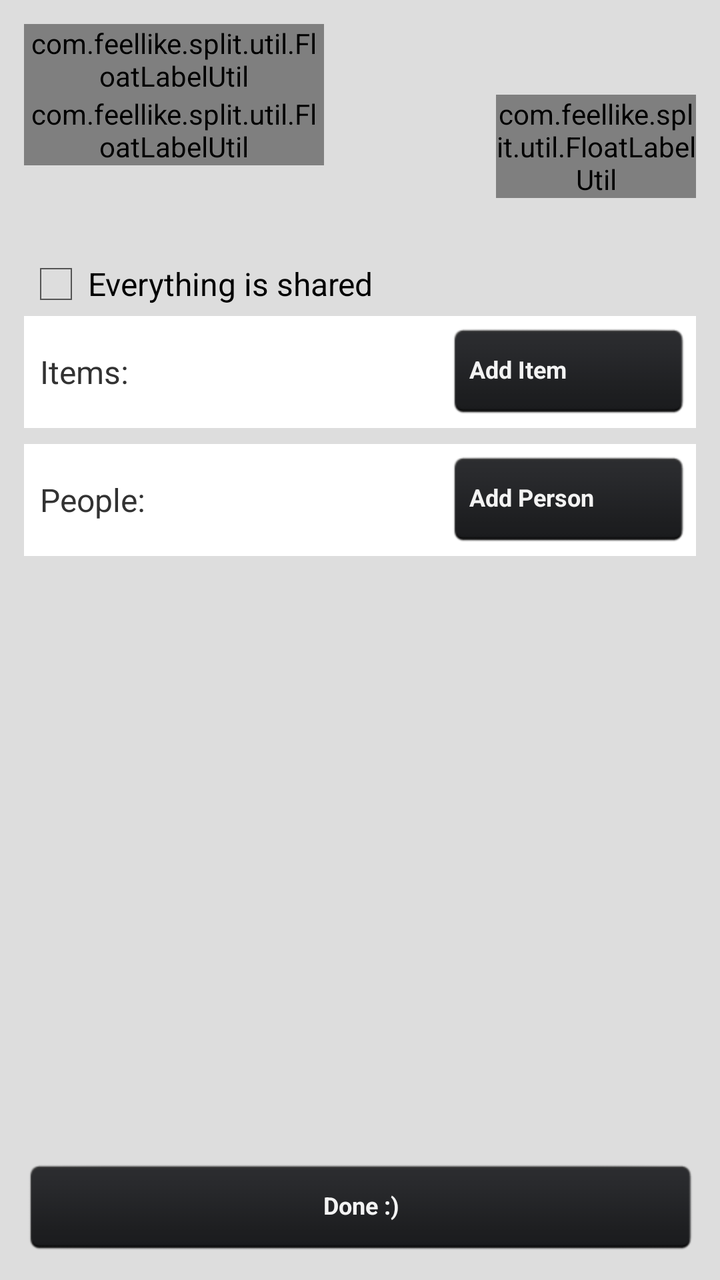
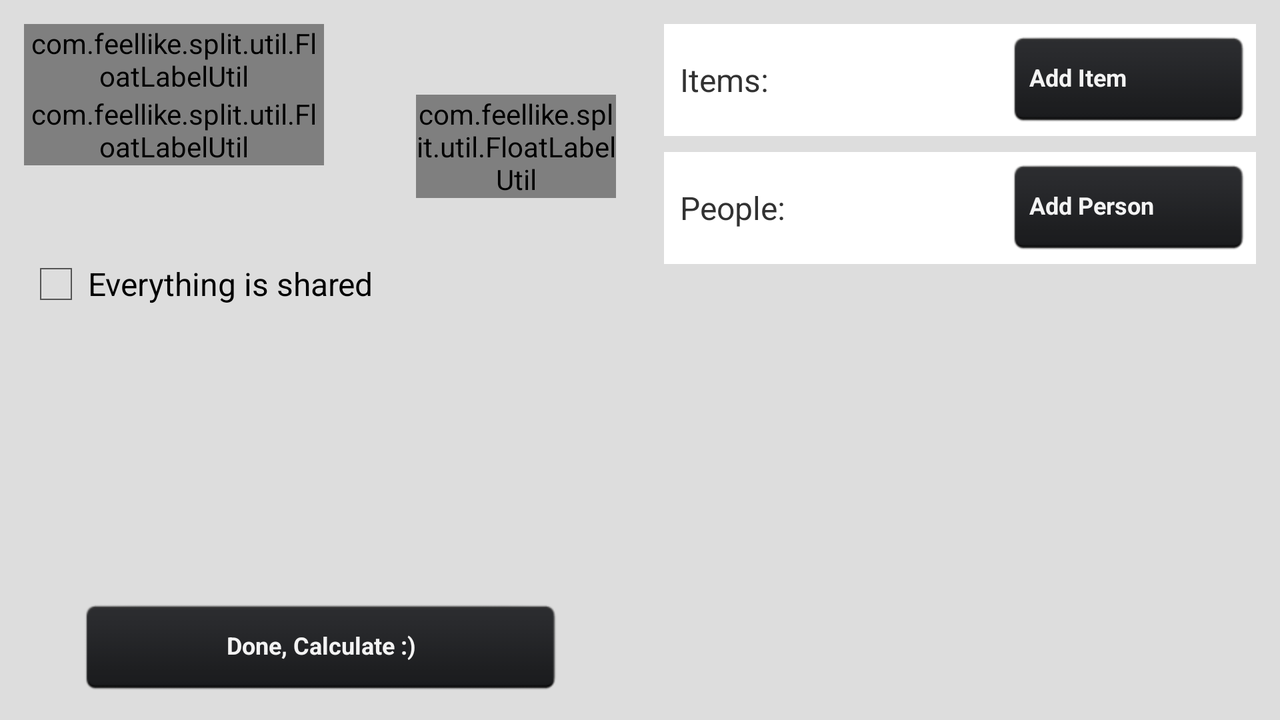

One screen, two layout resources from the same app: the default and the repository's alternative for another configuration. Each is rendered where Android would select it; the XML of both is given below.
<!-- AndroidManifest.xml: application theme AppTheme -->
<!-- res/layout/activity_my.xml -->
<LinearLayout xmlns:android="http://schemas.android.com/apk/res/android"
    xmlns:tools="http://schemas.android.com/tools"
    android:layout_width="match_parent"
    android:layout_height="match_parent"
    android:layout_margin="@dimen/activity_horizontal_margin"
    android:id="@+id/container"
    android:orientation="vertical">

    <ScrollView
        android:layout_width="wrap_content"
        android:layout_height="wrap_content">

        <LinearLayout
            android:layout_width="wrap_content"
            android:layout_height="wrap_content"
            android:orientation="vertical">

            <include
                android:id="@+id/initial_entry"
                layout="@layout/init_entry_layout" />

            <include
                android:id="@+id/items_from_bill"
                layout="@layout/items" />

            <include
                android:id="@+id/people_container"
                layout="@layout/people" />

            </LinearLayout>
        </ScrollView>

    <LinearLayout
        android:layout_width="match_parent"
        android:layout_height="match_parent"
        android:gravity="bottom">

        <Button
            android:id="@+id/done"
            android:layout_width="match_parent"
            android:layout_height="wrap_content"
            android:layout_gravity="bottom"
            android:text="Done :)"/>

    </LinearLayout>



</LinearLayout>
<!-- res/layout/init_entry_layout.xml (included above) -->
<RelativeLayout xmlns:android="http://schemas.android.com/apk/res/android"
    xmlns:app="http://schemas.android.com/apk/res-auto"
    android:layout_width="match_parent"
    android:layout_height="wrap_content">

    <RelativeLayout
        android:id="@+id/init_layout_container"
        android:layout_width="match_parent"
        android:layout_height="wrap_content">

    <com.feellike.split.util.FloatLabelUtil
        android:id="@+id/sub_total_et"
        android:layout_width="150dp"
        android:layout_height="wrap_content"
        android:layout_alignParentLeft="true"
        android:layout_alignParentTop="true"
        android:maxLines="1"
        app:editText_color="@android:color/holo_blue_dark"
        app:editText_hint="@string/sub_total" />

    <com.feellike.split.util.FloatLabelUtil
        android:id="@+id/tax_service_et"
        android:layout_width="150dp"
        android:layout_height="wrap_content"
        android:layout_alignParentLeft="true"
        android:layout_below="@+id/sub_total_et"
        android:layout_marginBottom="2dp"
        android:maxLines="1"
        app:editText_color="@android:color/holo_blue_dark"
        app:editText_hint="@string/tax_service" />

    <com.feellike.split.util.FloatLabelUtil
        android:id="@+id/tip_et"
        android:layout_width="100dp"
        android:layout_height="wrap_content"
        android:layout_alignParentRight="true"
        android:layout_below="@+id/sub_total_et"
        android:layout_marginBottom="2dp"
        android:maxLines="1"
        app:editText_color="@android:color/holo_blue_dark"
        app:editText_hint="@string/tip" />

    <CheckBox
        android:id="@+id/checkbox"
        android:layout_marginTop="25dp"
        android:layout_width="wrap_content"
        android:layout_height="wrap_content"
        android:text="Everything is shared"
        android:layout_below="@id/tip_et"
        />

    <com.feellike.split.util.FloatLabelUtil
        android:id="@+id/number_of_people"
        android:layout_width="150dp"
        android:layout_height="wrap_content"
        android:layout_alignParentLeft="true"
        android:layout_below="@+id/checkbox"
        android:layout_marginBottom="2dp"
        android:maxLines="1"
        android:visibility="gone"
        app:editText_color="@android:color/holo_blue_dark"
        app:editText_hint="@string/number_of_people" />

    </RelativeLayout>

</RelativeLayout>
<!-- res/layout/items.xml (included above) -->
<?xml version="1.0" encoding="utf-8"?>
<LinearLayout xmlns:android="http://schemas.android.com/apk/res/android"
    android:layout_width="match_parent"
    android:layout_height="wrap_content"
    android:background="@android:color/white"
    android:layout_marginBottom="8dp"
    android:padding="4dp"
    android:orientation="vertical">
    <RelativeLayout
        android:layout_width="match_parent"
        android:layout_height="wrap_content">
        <TextView
            android:text="Items:"
            android:textSize="16sp"
            android:paddingLeft="4dp"
            android:layout_alignParentLeft="true"
            android:layout_centerVertical="true"
            android:layout_width="match_parent"
            android:layout_height="wrap_content" />

        <Button
            android:layout_width="120dp"
            android:layout_height="wrap_content"
            android:text="@string/add_item"
            android:gravity="center_vertical|left"
            android:drawableRight="@drawable/add"
            android:layout_alignParentRight="true"
            android:id="@+id/add_item"/>

    </RelativeLayout>
    <HorizontalScrollView
        android:id="@+id/items_scrollview"
        android:layout_width="match_parent"
        android:layout_height="wrap_content">

        <LinearLayout
            android:id="@+id/items_linearlayout"
            android:layout_width="wrap_content"
            android:layout_height="wrap_content"
            android:visibility="gone"
            android:orientation="horizontal" />

        </HorizontalScrollView>

</LinearLayout>
<!-- res/layout/people.xml (included above) -->
<?xml version="1.0" encoding="utf-8"?>
<LinearLayout xmlns:android="http://schemas.android.com/apk/res/android"
    android:layout_width="match_parent"
    android:layout_height="wrap_content"
    android:background="@android:color/white"
    android:layout_marginBottom="8dp"
    android:padding="4dp"
    android:orientation="vertical">

    <RelativeLayout
        android:layout_width="match_parent"
        android:layout_height="wrap_content">
        <TextView
            android:text="People:"
            android:textSize="16sp"
            android:paddingLeft="4dp"
            android:layout_alignParentLeft="true"
            android:layout_centerVertical="true"
            android:layout_width="match_parent"
            android:layout_height="wrap_content" />

        <Button
            android:layout_width="120dp"
            android:layout_height="wrap_content"
            android:text="@string/add_person"
            android:gravity="center_vertical|left"
            android:drawableRight="@drawable/add"
            android:layout_alignParentRight="true"
            android:id="@+id/add_person"/>

    </RelativeLayout>
    <HorizontalScrollView
        android:id="@+id/people_scrollview"
        android:layout_width="match_parent"
        android:layout_height="wrap_content">

        <LinearLayout
            android:id="@+id/people_linearlayout"
            android:layout_width="wrap_content"
            android:layout_height="240dp"
            android:visibility="gone"
            android:orientation="horizontal" />

    </HorizontalScrollView>

</LinearLayout>
<!-- resources referenced by this layout -->
<resources>
  <dimen name="activity_horizontal_margin">12dp</dimen>
  <string name="add_item">Add Item</string>
  <string name="add_person">Add Person</string>
  <string name="number_of_people">Number of People</string>
  <string name="sub_total">Sub Total</string>
  <string name="tax_service">Tax &amp; Services</string>
  <string name="tip">Tip %</string>
  <style name="AppTheme" parent="android:Theme.Holo.Light.DarkActionBar">
          <item name="android:windowBackground">@color/app_bg_color</item>
          <item name="android:buttonStyle">@style/Widget.Button</item>
          <item name="android:textViewStyle">@style/RobotoTextViewStyle</item>
          
      </style>
  <color name="app_bg_color">#dddddd</color>
  <style name="Widget.Button" parent="@android:style/Widget.Holo.Button">
          <item name="android:background">@drawable/btn_default</item>
          <item name="android:textAppearance">@style/defaultButtonStyleTextWhite</item>
      </style>
  <style name="RobotoTextViewStyle" parent="android:Widget.TextView">
          <item name="android:typeface">sans</item>
          <item name="android:textStyle">normal</item>
      </style>
  <!-- drawable btn_default (drawable-hdpi) -->
  <?xml version="1.0" encoding="utf-8"?>
  <selector xmlns:android="http://schemas.android.com/apk/res/android">
  
      <item android:drawable="@drawable/btn_default_normal" android:state_enabled="true" android:state_window_focused="false"/>
      <item android:drawable="@drawable/btn_default_pressed" android:state_pressed="true"/>
      <item android:drawable="@drawable/btn_default_pressed" android:state_enabled="true" android:state_focused="true"/>
      <item android:drawable="@drawable/btn_default_normal" android:state_enabled="true"/>
  
      <item android:drawable="@drawable/btn_default_long_pressed" android:state_long_pressable="true" android:state_focused="true"/>
      <item android:drawable="@drawable/btn_default_long_pressed" android:state_drag_hovered="true" android:state_focused="true"/>
      <item android:drawable="@drawable/btn_default_long_pressed" android:state_hovered="true" android:state_focused="true"/>
  
      <item android:drawable="@drawable/btn_default_normal"/>
  
  </selector>
  <style name="defaultButtonStyleTextWhite">
          <item name="android:textColor">@color/selectable_color_white</item>
          <item name="android:textSize">12dp</item>
          <item name="android:typeface">sans</item>
          <item name="android:textStyle">bold</item>
      </style>
  <!-- drawable btn_default_normal: png bitmap (drawable-hdpi, 1002 bytes) -->
  <!-- drawable btn_default_pressed: png bitmap (drawable-hdpi, 1179 bytes) -->
  <!-- drawable btn_default_long_pressed: png bitmap (drawable-hdpi, 611 bytes) -->
</resources>
<!-- res/layout-land/activity_my.xml (the repository's variant of the layout above) -->
<!-- drawn on the phone turned sideways -->
<LinearLayout xmlns:android="http://schemas.android.com/apk/res/android"
    xmlns:tools="http://schemas.android.com/tools"
    android:id="@+id/container"
    android:layout_width="match_parent"
    android:layout_height="match_parent"
    android:orientation="horizontal" >

    <LinearLayout
        android:layout_width="0dp"
        android:layout_height="match_parent"
        android:layout_margin="@dimen/activity_horizontal_margin"
        android:layout_weight="1"
        android:orientation="vertical">

        <include
            android:id="@+id/initial_entry"
            layout="@layout/init_entry_layout" />

        <LinearLayout
            android:layout_width="match_parent"
            android:layout_height="match_parent"
            android:gravity="center_horizontal">

            <Button
                android:id="@+id/done"
                android:layout_width="240dp"
                android:layout_height="wrap_content"
                android:layout_gravity="bottom"
                android:text="Done, Calculate :)"/>

        </LinearLayout>


    </LinearLayout>

    <LinearLayout
        android:layout_width="0dp"
        android:layout_height="match_parent"
        android:layout_margin="@dimen/activity_horizontal_margin"
        android:layout_weight="1"
        android:orientation="vertical">

        <include
            android:id="@+id/items_from_bill"
            layout="@layout/items" />

        <include
            android:id="@+id/people_container"
            layout="@layout/people" />


    </LinearLayout>


</LinearLayout>
